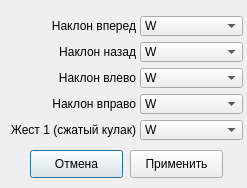
<?xml version="1.0" encoding="UTF-8"?>
<ui version="4.0">
 <class>KeyboardConfigDialog</class>
 <widget class="QDialog" name="KeyboardConfigDialog">
  <property name="geometry">
   <rect>
    <x>0</x>
    <y>0</y>
    <width>247</width>
    <height>188</height>
   </rect>
  </property>
  <property name="windowTitle">
   <string>Параметры</string>
  </property>
  <widget class="QPushButton" name="KeyboardConfigCancelButton">
   <property name="geometry">
    <rect>
     <x>30</x>
     <y>150</y>
     <width>93</width>
     <height>28</height>
    </rect>
   </property>
   <property name="text">
    <string>Отмена</string>
   </property>
  </widget>
  <widget class="QPushButton" name="KeyboardConfigApplyButton">
   <property name="geometry">
    <rect>
     <x>130</x>
     <y>150</y>
     <width>93</width>
     <height>28</height>
    </rect>
   </property>
   <property name="text">
    <string>Применить</string>
   </property>
  </widget>
  <widget class="QWidget" name="gridLayoutWidget">
   <property name="geometry">
    <rect>
     <x>10</x>
     <y>10</y>
     <width>233</width>
     <height>141</height>
    </rect>
   </property>
   <layout class="QGridLayout" name="KeyboardConfigGridLayout">
    <property name="horizontalSpacing">
     <number>4</number>
    </property>
    <property name="verticalSpacing">
     <number>0</number>
    </property>
    <item row="0" column="1">
     <widget class="QComboBox" name="TiltForwardComboBox">
      <property name="minimumSize">
       <size>
        <width>60</width>
        <height>20</height>
       </size>
      </property>
      <property name="maximumSize">
       <size>
        <width>120</width>
        <height>20</height>
       </size>
      </property>
      <item>
       <property name="text">
        <string>W</string>
       </property>
      </item>
      <item>
       <property name="text">
        <string>A</string>
       </property>
      </item>
      <item>
       <property name="text">
        <string>S</string>
       </property>
      </item>
      <item>
       <property name="text">
        <string>D</string>
       </property>
      </item>
      <item>
       <property name="text">
        <string>E</string>
       </property>
      </item>
      <item>
       <property name="text">
        <string>Пробел</string>
       </property>
      </item>
      <item>
       <property name="text">
        <string>Shift</string>
       </property>
      </item>
      <item>
       <property name="text">
        <string>ЛКМ</string>
       </property>
      </item>
      <item>
       <property name="text">
        <string>ПКМ</string>
       </property>
      </item>
      <item>
       <property name="text">
        <string>Колесо вниз</string>
       </property>
      </item>
      <item>
       <property name="text">
        <string>Колесо вверх</string>
       </property>
      </item>
     </widget>
    </item>
    <item row="2" column="0">
     <widget class="QLabel" name="TiltLeftLabel">
      <property name="font">
       <font>
        <pointsize>9</pointsize>
       </font>
      </property>
      <property name="text">
       <string>Наклон влево</string>
      </property>
      <property name="alignment">
       <set>Qt::AlignRight|Qt::AlignTrailing|Qt::AlignVCenter</set>
      </property>
     </widget>
    </item>
    <item row="1" column="0">
     <widget class="QLabel" name="TiltBackwardLabel">
      <property name="font">
       <font>
        <pointsize>9</pointsize>
       </font>
      </property>
      <property name="text">
       <string>Наклон назад</string>
      </property>
      <property name="alignment">
       <set>Qt::AlignRight|Qt::AlignTrailing|Qt::AlignVCenter</set>
      </property>
     </widget>
    </item>
    <item row="0" column="0">
     <widget class="QLabel" name="TiltForwardLabel">
      <property name="font">
       <font>
        <pointsize>9</pointsize>
       </font>
      </property>
      <property name="text">
       <string>Наклон вперед</string>
      </property>
      <property name="alignment">
       <set>Qt::AlignRight|Qt::AlignTrailing|Qt::AlignVCenter</set>
      </property>
     </widget>
    </item>
    <item row="3" column="0">
     <widget class="QLabel" name="TiltRightLabel">
      <property name="font">
       <font>
        <pointsize>9</pointsize>
       </font>
      </property>
      <property name="text">
       <string>Наклон вправо</string>
      </property>
      <property name="alignment">
       <set>Qt::AlignRight|Qt::AlignTrailing|Qt::AlignVCenter</set>
      </property>
     </widget>
    </item>
    <item row="4" column="0">
     <widget class="QLabel" name="KeyboardGestureActionLabel">
      <property name="font">
       <font>
        <pointsize>9</pointsize>
        <weight>50</weight>
        <bold>false</bold>
       </font>
      </property>
      <property name="text">
       <string>Жест 1 (сжатый кулак)</string>
      </property>
      <property name="alignment">
       <set>Qt::AlignRight|Qt::AlignTrailing|Qt::AlignVCenter</set>
      </property>
     </widget>
    </item>
    <item row="1" column="1">
     <widget class="QComboBox" name="TiltBackwardComboBox">
      <property name="minimumSize">
       <size>
        <width>60</width>
        <height>20</height>
       </size>
      </property>
      <property name="maximumSize">
       <size>
        <width>120</width>
        <height>20</height>
       </size>
      </property>
      <item>
       <property name="text">
        <string>W</string>
       </property>
      </item>
      <item>
       <property name="text">
        <string>A</string>
       </property>
      </item>
      <item>
       <property name="text">
        <string>S</string>
       </property>
      </item>
      <item>
       <property name="text">
        <string>D</string>
       </property>
      </item>
      <item>
       <property name="text">
        <string>E</string>
       </property>
      </item>
      <item>
       <property name="text">
        <string>Пробел</string>
       </property>
      </item>
      <item>
       <property name="text">
        <string>Shift</string>
       </property>
      </item>
      <item>
       <property name="text">
        <string>ЛКМ</string>
       </property>
      </item>
      <item>
       <property name="text">
        <string>ПКМ</string>
       </property>
      </item>
      <item>
       <property name="text">
        <string>Колесо вниз</string>
       </property>
      </item>
      <item>
       <property name="text">
        <string>Колесо вверх</string>
       </property>
      </item>
     </widget>
    </item>
    <item row="2" column="1">
     <widget class="QComboBox" name="TiltLeftComboBox">
      <property name="minimumSize">
       <size>
        <width>60</width>
        <height>20</height>
       </size>
      </property>
      <property name="maximumSize">
       <size>
        <width>120</width>
        <height>20</height>
       </size>
      </property>
      <item>
       <property name="text">
        <string>W</string>
       </property>
      </item>
      <item>
       <property name="text">
        <string>A</string>
       </property>
      </item>
      <item>
       <property name="text">
        <string>S</string>
       </property>
      </item>
      <item>
       <property name="text">
        <string>D</string>
       </property>
      </item>
      <item>
       <property name="text">
        <string>E</string>
       </property>
      </item>
      <item>
       <property name="text">
        <string>Пробел</string>
       </property>
      </item>
      <item>
       <property name="text">
        <string>Shift</string>
       </property>
      </item>
      <item>
       <property name="text">
        <string>ЛКМ</string>
       </property>
      </item>
      <item>
       <property name="text">
        <string>ПКМ</string>
       </property>
      </item>
      <item>
       <property name="text">
        <string>Колесо вниз</string>
       </property>
      </item>
      <item>
       <property name="text">
        <string>Колесо вверх</string>
       </property>
      </item>
     </widget>
    </item>
    <item row="3" column="1">
     <widget class="QComboBox" name="TiltRightComboBox">
      <property name="minimumSize">
       <size>
        <width>60</width>
        <height>20</height>
       </size>
      </property>
      <property name="maximumSize">
       <size>
        <width>120</width>
        <height>20</height>
       </size>
      </property>
      <item>
       <property name="text">
        <string>W</string>
       </property>
      </item>
      <item>
       <property name="text">
        <string>A</string>
       </property>
      </item>
      <item>
       <property name="text">
        <string>S</string>
       </property>
      </item>
      <item>
       <property name="text">
        <string>D</string>
       </property>
      </item>
      <item>
       <property name="text">
        <string>E</string>
       </property>
      </item>
      <item>
       <property name="text">
        <string>Пробел</string>
       </property>
      </item>
      <item>
       <property name="text">
        <string>Shift</string>
       </property>
      </item>
      <item>
       <property name="text">
        <string>ЛКМ</string>
       </property>
      </item>
      <item>
       <property name="text">
        <string>ПКМ</string>
       </property>
      </item>
      <item>
       <property name="text">
        <string>Колесо вниз</string>
       </property>
      </item>
      <item>
       <property name="text">
        <string>Колесо вверх</string>
       </property>
      </item>
     </widget>
    </item>
    <item row="4" column="1">
     <widget class="QComboBox" name="KeyboardGestureActionComboBox">
      <property name="minimumSize">
       <size>
        <width>60</width>
        <height>20</height>
       </size>
      </property>
      <property name="maximumSize">
       <size>
        <width>120</width>
        <height>20</height>
       </size>
      </property>
      <item>
       <property name="text">
        <string>W</string>
       </property>
      </item>
      <item>
       <property name="text">
        <string>A</string>
       </property>
      </item>
      <item>
       <property name="text">
        <string>S</string>
       </property>
      </item>
      <item>
       <property name="text">
        <string>D</string>
       </property>
      </item>
      <item>
       <property name="text">
        <string>E</string>
       </property>
      </item>
      <item>
       <property name="text">
        <string>Пробел</string>
       </property>
      </item>
      <item>
       <property name="text">
        <string>Shift</string>
       </property>
      </item>
      <item>
       <property name="text">
        <string>ЛКМ</string>
       </property>
      </item>
      <item>
       <property name="text">
        <string>ПКМ</string>
       </property>
      </item>
      <item>
       <property name="text">
        <string>Колесо вниз</string>
       </property>
      </item>
      <item>
       <property name="text">
        <string>Колесо вверх</string>
       </property>
      </item>
     </widget>
    </item>
   </layout>
  </widget>
 </widget>
 <resources/>
 <connections/>
</ui>
